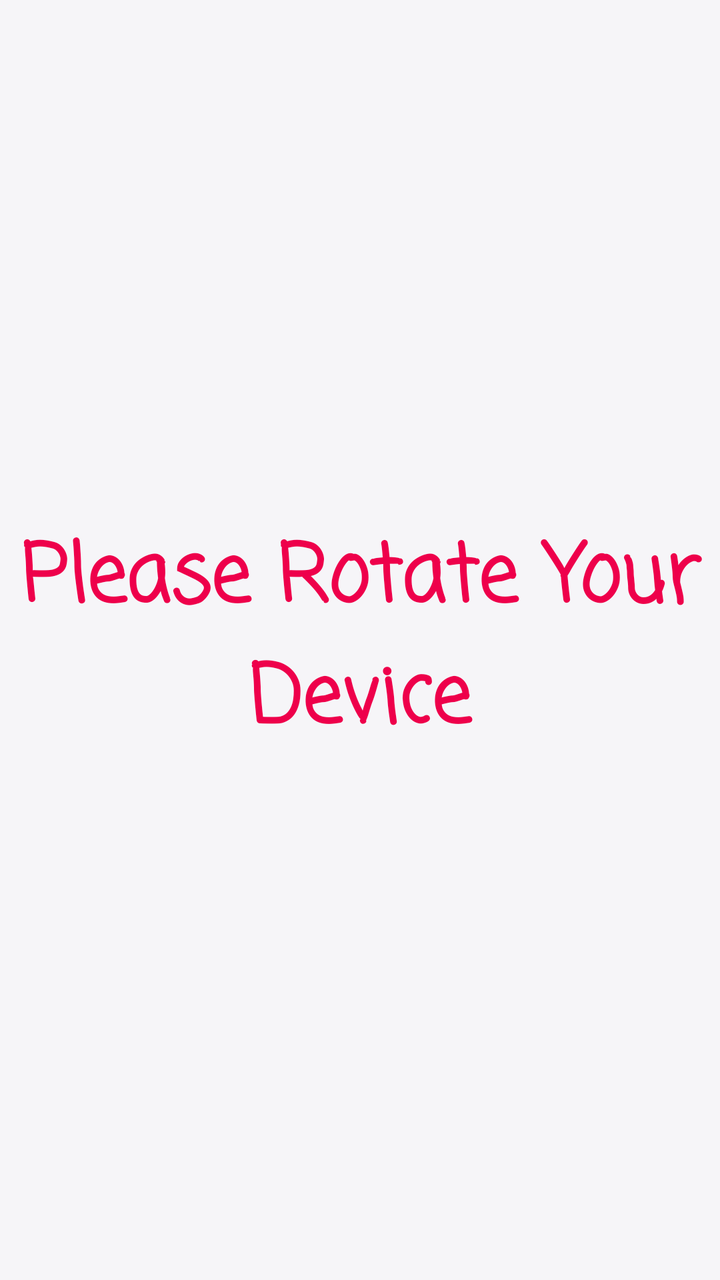
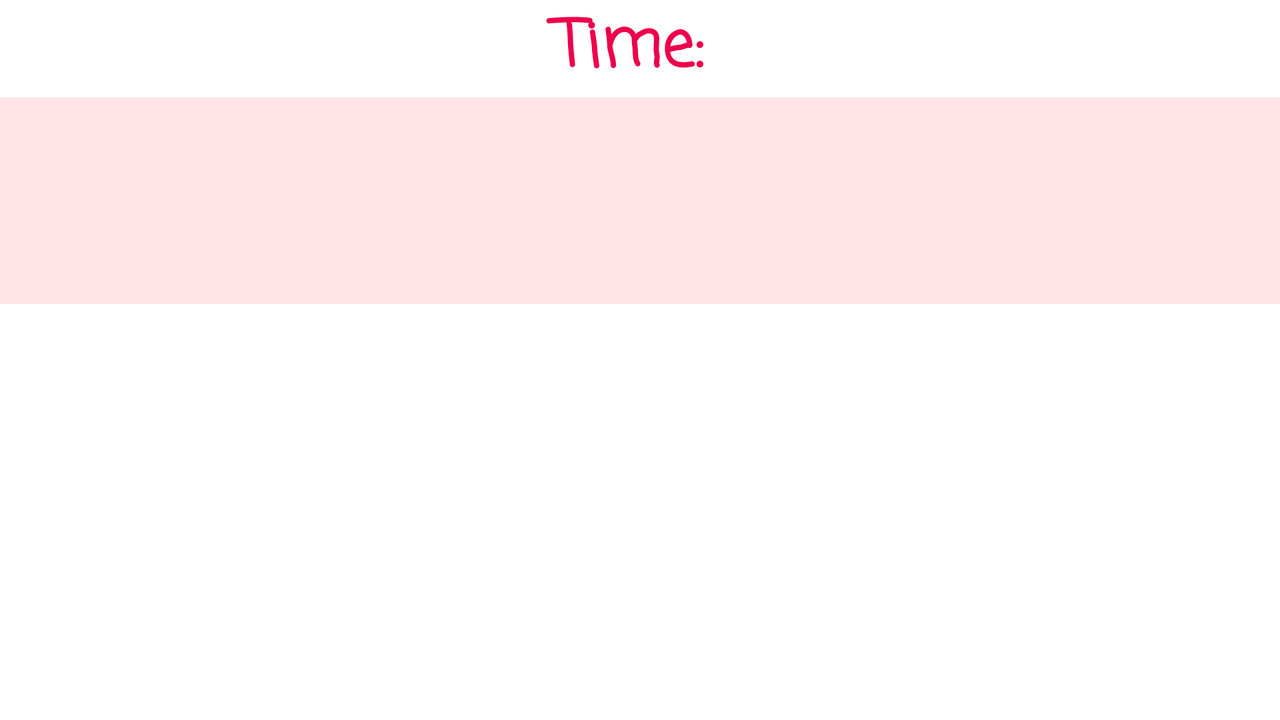

Two renders of one Android screen. The first uses the default layout on a phone; the second uses the alternative layout the repository ships for a different screen configuration, on a matching device. The two XML files are below.
<!-- AndroidManifest.xml: application theme Theme.HeadUp2 -->
<!-- res/layout/activity_main4.xml -->
<?xml version="1.0" encoding="utf-8"?>
<androidx.constraintlayout.widget.ConstraintLayout xmlns:android="http://schemas.android.com/apk/res/android"
    xmlns:app="http://schemas.android.com/apk/res-auto"
    xmlns:tools="http://schemas.android.com/tools"
    android:layout_width="match_parent"
    android:background="#FFF6F5F8"
    android:layout_height="match_parent"
    tools:context=".MainActivity4">

    <TextView
        android:id="@+id/textView2"
        android:layout_width="wrap_content"
        android:layout_height="wrap_content"
        android:fontFamily="casual"
        android:text="Please Rotate Your Device"
        android:textColor="@color/purple_500"
        android:textSize="40sp"
        android:gravity="center"
        android:textStyle="bold"
        app:layout_constraintBottom_toBottomOf="parent"
        app:layout_constraintEnd_toEndOf="parent"
        app:layout_constraintStart_toStartOf="parent"
        app:layout_constraintTop_toTopOf="parent" />


</androidx.constraintlayout.widget.ConstraintLayout>
<!-- resources referenced by this layout -->
<resources>
  <color name="purple_500">#EE004B</color>
  <style name="Theme.HeadUp2" parent="Theme.MaterialComponents.DayNight.NoActionBar">
          
          <item name="colorPrimary">@color/purple_500</item>
          <item name="colorPrimaryVariant">@color/purple_700</item>
          <item name="colorOnPrimary">@color/white</item>
          
          <item name="colorSecondary">@color/teal_200</item>
          <item name="colorSecondaryVariant">@color/teal_700</item>
          <item name="colorOnSecondary">@color/black</item>
          
          <item name="android:statusBarColor" tools:targetApi="l">?attr/colorPrimaryVariant</item>
          
      </style>
  <color name="purple_700">#B0FFDADE</color>
  <color name="white">#FFFFFFFF</color>
  <color name="teal_200">#B2F370B3</color>
  <color name="teal_700">#FF018786</color>
  <color name="black">#FF000000</color>
</resources>
<!-- res/layout-land/activity_main4.xml (the repository's variant of the layout above) -->
<!-- drawn on the phone turned sideways -->
<?xml version="1.0" encoding="utf-8"?>
<androidx.constraintlayout.widget.ConstraintLayout xmlns:android="http://schemas.android.com/apk/res/android"
    xmlns:app="http://schemas.android.com/apk/res-auto"
    xmlns:tools="http://schemas.android.com/tools"
    android:layout_width="match_parent"
    android:layout_height="match_parent"
    tools:context=".MainActivity4">
    <TextView
        android:id="@+id/textView2"
        android:layout_width="wrap_content"
        android:layout_height="wrap_content"
        android:text="Please Rotate Device"
        android:fontFamily="casual"
        android:textStyle="bold"
        android:textSize="32sp"
        android:visibility="gone"
        app:layout_constraintBottom_toBottomOf="parent"
        app:layout_constraintEnd_toEndOf="parent"
        app:layout_constraintStart_toStartOf="parent"
        app:layout_constraintTop_toTopOf="parent" />

    <LinearLayout
        android:layout_width="match_parent"
        android:layout_height="match_parent"
        android:orientation="vertical">

        <TextView
            android:layout_width="match_parent"
            android:layout_height="wrap_content"
            android:gravity="center"
            android:textColor="@color/purple_500"
            android:text="Time: "
            android:fontFamily="casual"
            android:textStyle="bold"
            android:textSize="32sp"
            android:id="@+id/tvTime"/>

        <TextView
            android:id="@+id/tvname"
            android:gravity="center"
            android:textSize="48sp"
            android:textColor="@color/purple_500"
            android:padding="15dp"
            android:fontFamily="casual"
            android:background="@color/purple_700"
            android:layout_width="match_parent"
            android:layout_height="wrap_content"
            />

        <TextView
            android:id="@+id/tvta1"
            android:gravity="center"
            android:textColor="@color/purple_500"
            android:textSize="30sp"
            android:fontFamily="casual"
            android:layout_width="match_parent"
            android:layout_height="wrap_content"
            />

        <TextView
            android:id="@+id/tvta2"
            android:gravity="center"
            android:textColor="@color/purple_500"
            android:textSize="30sp"
            android:fontFamily="casual"
            android:layout_width="match_parent"
            android:layout_height="wrap_content"
            />

        <TextView
            android:id="@+id/tvta3"
            android:gravity="center"
            android:textColor="@color/purple_500"
            android:textSize="30sp"
            android:fontFamily="casual"
            android:layout_width="match_parent"
            android:layout_height="wrap_content"
            />
    </LinearLayout>
</androidx.constraintlayout.widget.ConstraintLayout>
<!-- resources referenced by the variant -->
<!-- as the phone turned sideways resolves them -->
<resources>
  <color name="purple_500">#EE004B</color>
  <color name="purple_700">#B0FFDADE</color>
  <style name="Theme.HeadUp2" parent="Theme.MaterialComponents.DayNight.NoActionBar">
          
          <item name="colorPrimary">@color/purple_500</item>
          <item name="colorPrimaryVariant">@color/purple_700</item>
          <item name="colorOnPrimary">@color/white</item>
          
          <item name="colorSecondary">@color/teal_200</item>
          <item name="colorSecondaryVariant">@color/teal_700</item>
          <item name="colorOnSecondary">@color/black</item>
          
          <item name="android:statusBarColor" tools:targetApi="l">?attr/colorPrimaryVariant</item>
          
      </style>
  <color name="white">#FFFFFFFF</color>
  <color name="teal_200">#B2F370B3</color>
  <color name="teal_700">#FF018786</color>
  <color name="black">#FF000000</color>
</resources>
